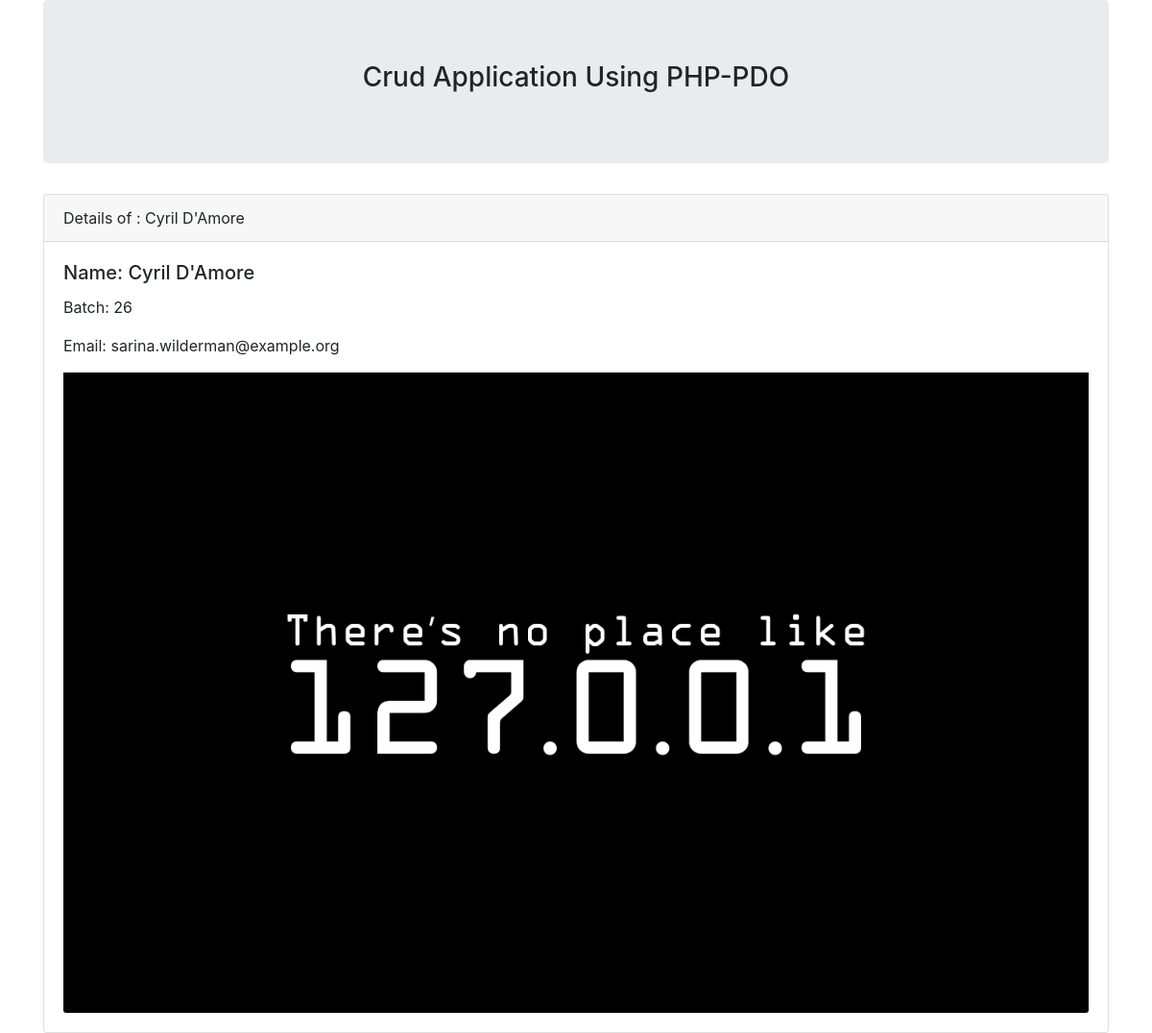
/teacher/show/1, run on the app's committed database.
### tables this page shows
CREATE TABLE `teacher` (
  `id` int(11) NOT NULL,
  `name` varchar(50) NOT NULL,
  `batch` varchar(50) NOT NULL,
  `email` varchar(100) NOT NULL,
  `image` varchar(100) NOT NULL
);

### teacher/show.php (the view, shortened to what this page needs)
<?php
include '../includes/header.php';
if(isset($_GET['id']))
{
	$show = $_GET['id'];
}
$sql = "SELECT * FROM teacher WHERE ID = ?";
$statement = $conn->prepare($sql);
$statement->execute([$show]);
$results = $statement->fetchAll(PDO::FETCH_OBJ);
foreach ($results as $result) {
 	?>
 	<div class="card">
  <div class="card-header">
    Details of : <?=$result->name ?>
  </div>
  <div class="card-body">
    <h5 class="card-title">Name: <?=$result->name?></h5>
    <p class="card-text">Batch: <?=$result->batch?></p>
    <p class="card-text">Email: <?=$result->email?></p>
    <img class="card-img-bottom" src="<?=$result->image?>" alt="<?=$result->name?>">
  </div>
</div>
 	<?php
}
?>

### data on the page
teacher: name "Cyril D'Amore", batch "26", email "sarina.wilderman@example.org", image (picture)
